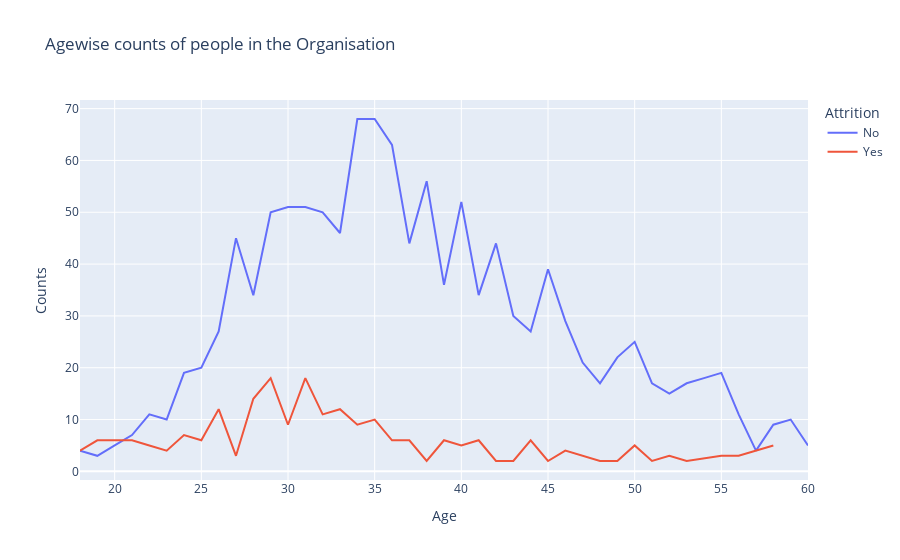

The notebook cell saved with this chart:
### Code cell
px.line(age_att, x='Age', y='Counts', color='Attrition', title='Agewise counts of people in the Organisation')

### Figure 1 — Plotly figure (JSON) as saved in the notebook; plotly's stock layout.template omitted (floating-point values rounded to 4 significant figures)
{"data": [{"hovertemplate": "Attrition=No<br>Age=%{x}<br>Counts=%{y}<extra></extra>", "legendgroup": "No", "line": {"color": "#636efa", "dash": "solid"}, "mode": "lines", "name": "No", "orientation": "v", "showlegend": true, "type": "scatter", "x": [18, 19, 20, 21, 22, 23, 24, 25, 26, 27, 28, 29, 30, 31, 32, 33, 34, 35, 36, 37, 38, 39, 40, 41, 42, 43, 44, 45, 46, 47, 48, 49, 50, 51, 52, 53, 54, 55, 56, 57, 58, 59, 60], "xaxis": "x", "y": [4, 3, 5, 7, 11, 10, 19, 20, 27, 45, 34, 50, 51, 51, 50, 46, 68, 68, 63, 44, 56, 36, 52, 34, 44, 30, 27, 39, 29, 21, 17, 22, 25, 17, 15, 17, 18, 19, 11, 4, 9, 10, 5], "yaxis": "y"}, {"hovertemplate": "Attrition=Yes<br>Age=%{x}<br>Counts=%{y}<extra></extra>", "legendgroup": "Yes", "line": {"color": "#EF553B", "dash": "solid"}, "mode": "lines", "name": "Yes", "orientation": "v", "showlegend": true, "type": "scatter", "x": [18, 19, 20, 21, 22, 23, 24, 25, 26, 27, 28, 29, 30, 31, 32, 33, 34, 35, 36, 37, 38, 39, 40, 41, 42, 43, 44, 45, 46, 47, 48, 49, 50, 51, 52, 53, 55, 56, 58], "xaxis": "x", "y": [4, 6, 6, 6, 5, 4, 7, 6, 12, 3, 14, 18, 9, 18, 11, 12, 9, 10, 6, 6, 2, 6, 5, 6, 2, 2, 6, 2, 4, 3, 2, 2, 5, 2, 3, 2, 3, 3, 5], "yaxis": "y"}], "layout": {"legend": {"title": {"text": "Attrition"}, "tracegroupgap": 0}, "title": {"text": "Agewise counts of people in the Organisation"}, "xaxis": {"anchor": "y", "domain": [0, 1], "title": {"text": "Age"}}, "yaxis": {"anchor": "x", "domain": [0, 1], "title": {"text": "Counts"}}}}
